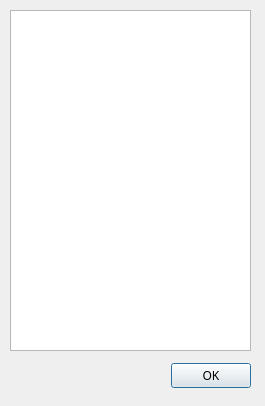
<?xml version="1.0" encoding="UTF-8"?>
<ui version="4.0">
 <class>freq_dialog</class>
 <widget class="QDialog" name="freq_dialog">
  <property name="geometry">
   <rect>
    <x>0</x>
    <y>0</y>
    <width>265</width>
    <height>406</height>
   </rect>
  </property>
  <property name="font">
   <font>
    <family>微软雅黑</family>
   </font>
  </property>
  <property name="windowTitle">
   <string>词汇出现频率</string>
  </property>
  <property name="modal">
   <bool>true</bool>
  </property>
  <widget class="QDialogButtonBox" name="buttonBox">
   <property name="geometry">
    <rect>
     <x>30</x>
     <y>360</y>
     <width>221</width>
     <height>32</height>
    </rect>
   </property>
   <property name="orientation">
    <enum>Qt::Horizontal</enum>
   </property>
   <property name="standardButtons">
    <set>QDialogButtonBox::Ok</set>
   </property>
  </widget>
  <widget class="QTableWidget" name="word_table">
   <property name="geometry">
    <rect>
     <x>10</x>
     <y>10</y>
     <width>241</width>
     <height>341</height>
    </rect>
   </property>
   <property name="sizeAdjustPolicy">
    <enum>QAbstractScrollArea::AdjustToContents</enum>
   </property>
   <attribute name="horizontalHeaderVisible">
    <bool>false</bool>
   </attribute>
   <attribute name="verticalHeaderVisible">
    <bool>false</bool>
   </attribute>
  </widget>
 </widget>
 <resources/>
 <connections>
  <connection>
   <sender>buttonBox</sender>
   <signal>accepted()</signal>
   <receiver>freq_dialog</receiver>
   <slot>accept()</slot>
   <hints>
    <hint type="sourcelabel">
     <x>248</x>
     <y>254</y>
    </hint>
    <hint type="destinationlabel">
     <x>157</x>
     <y>274</y>
    </hint>
   </hints>
  </connection>
  <connection>
   <sender>buttonBox</sender>
   <signal>rejected()</signal>
   <receiver>freq_dialog</receiver>
   <slot>reject()</slot>
   <hints>
    <hint type="sourcelabel">
     <x>316</x>
     <y>260</y>
    </hint>
    <hint type="destinationlabel">
     <x>286</x>
     <y>274</y>
    </hint>
   </hints>
  </connection>
 </connections>
</ui>
